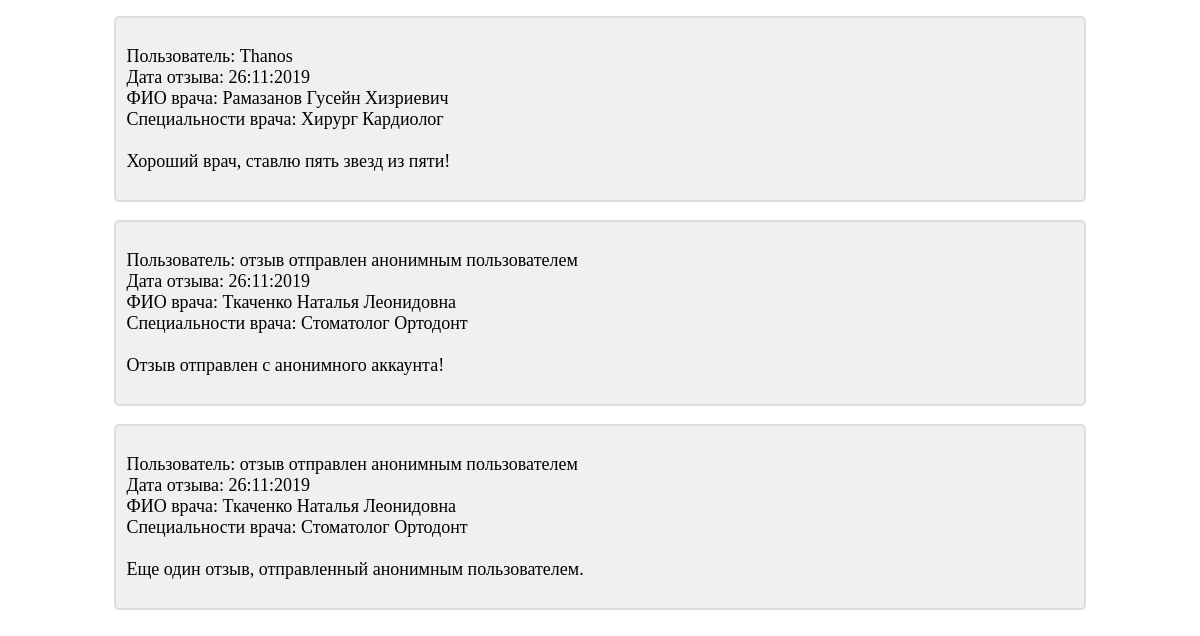
The app's page /review/ (signed in, lower part), older data.
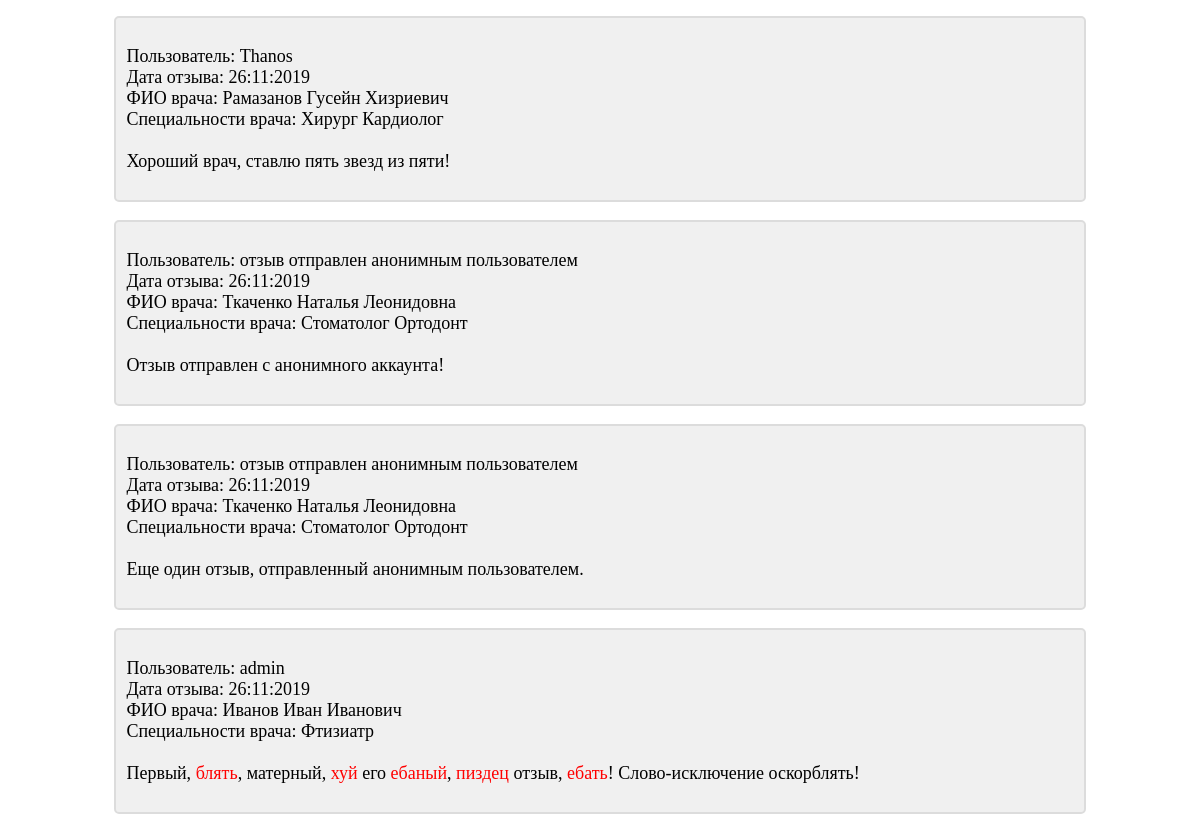
The same page, newer data.
### main/models.py (models this page shows, shortened)
class Review(models.Model):
    doctor = models.ForeignKey(Doctor, on_delete=models.CASCADE, verbose_name='ФИО врача')
    user = models.ForeignKey(User, null=True, blank=True, on_delete=models.PROTECT,
                             verbose_name='Пользователь, оставивший отзыв')
    dt_created = models.DateTimeField(auto_now_add=True, verbose_name='Дата и время создания отзыва')
    dt_updated = models.DateTimeField(auto_now=True, verbose_name='Дата и время редактирования отзыва')
    origin_text = models.TextField(blank=False, verbose_name='Исходный отзыв')
    finished_text = models.TextField(blank=False, verbose_name='Обработанный отзыв')
    moderation_flag = models.BooleanField(default=False, null=False, verbose_name='Отзыв отмодерирован')
    user_ip = models.GenericIPAddressField(protocol='IPv4', verbose_name='ip-адрес пользователя')
    class Meta:
        verbose_name = 'Отзыв'
        verbose_name_plural = 'Отзывы'
        ordering = ['dt_created']

class Doctor(models.Model):
    fio = models.CharField(max_length=250, verbose_name='ФИО врача')
    specialty = models.ManyToManyField(Specialty, verbose_name='Специальность врача')
    def __str__(self):
        return self.fio
    class Meta:
        verbose_name = 'ФИО врача'
        verbose_name_plural = 'ФИО врачей'

class Specialty(models.Model):
    name = models.CharField(max_length=100, verbose_name='Специальность')
    def __str__(self):
        return self.name
    class Meta:
        verbose_name = 'Специальность'
        verbose_name_plural = 'Специальности'

class ForbiddenWord(models.Model):
    word = models.CharField(max_length=100, verbose_name='Запрещенное слово')
    def __str__(self):
        return self.word
    class Meta:
        verbose_name = 'Запрещенное слово'
        verbose_name_plural = 'Запрещенные слова'

class PermittedWords(models.Model):
    word = models.CharField(max_length=100, verbose_name='Слово-исключение')
    def __str__(self):
        return self.word
    class Meta:
        verbose_name = 'Слово-исключение'
        verbose_name_plural = 'Слова-исключения'

### main/views.py (the view)
# urls.py: url(r'^review/$', review, name='review'),
def review(request):
    if not request.user.is_staff:
        return Http404()
    reviews_list = Review.objects.filter(moderation_flag=True)
    context = {'reviews_list': reviews_list}
    return render(request, 'main/review.html', context)

### templates/main/review.html (shortened to what this page needs)
{% extends 'layout/basic.html' %}
{%  load filters %}
{% block content %}
    {% for review in reviews_list %}
        <div class="basic_block">
            <p>
                Пользователь:
                {% if review.user %}
                    {{ review.user }}<br>
                {% else %}
                    отзыв отправлен анонимным пользователем<br>
                {% endif %}
                Дата отзыва: {{ review.dt_created|date:"d:m:Y" }}<br>
                ФИО врача: {{ review.doctor }}<br>
                Специальности врача:
                {% for spec in review.doctor.specialty.all %}
                    {{ spec }}
                {% empty %}
                    Для врача не указаны специальности...
                {% endfor %}
                <br><br>
                {{ review.finished_text|check_wrong_words }}
            </p>
        </div>
        <br>
    {% empty %}
        <div class="basic_block">
            <p>
                Простите, но на сайте нет отмодерированных отзывов...
            </p>
        </div>
    {% endfor %}
{% endblock content %}

Row changes from the older to the newer data that the page shows:
added Review: user "admin", dt_created "26:11:2019", doctor "Иванов Иван Иванович", finished_text|check_wrong_words "Первый, блять , матерный, хуй его ебаный , пиздец отзыв, ебать ! Слово-исключение оскорблять!"
now on this page (row unchanged): Specialty: name "Фтизиатр", shown under "admin"
